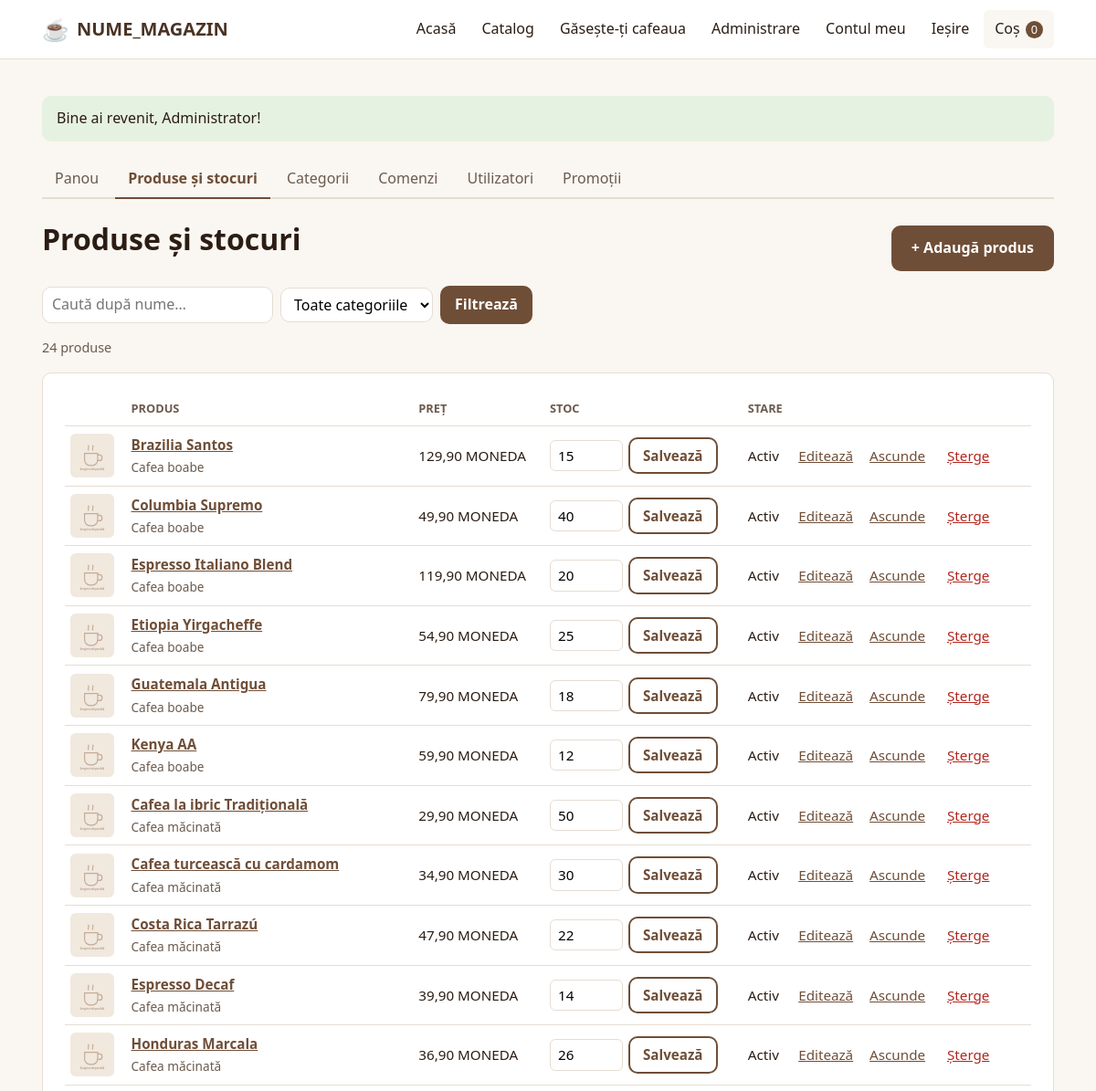
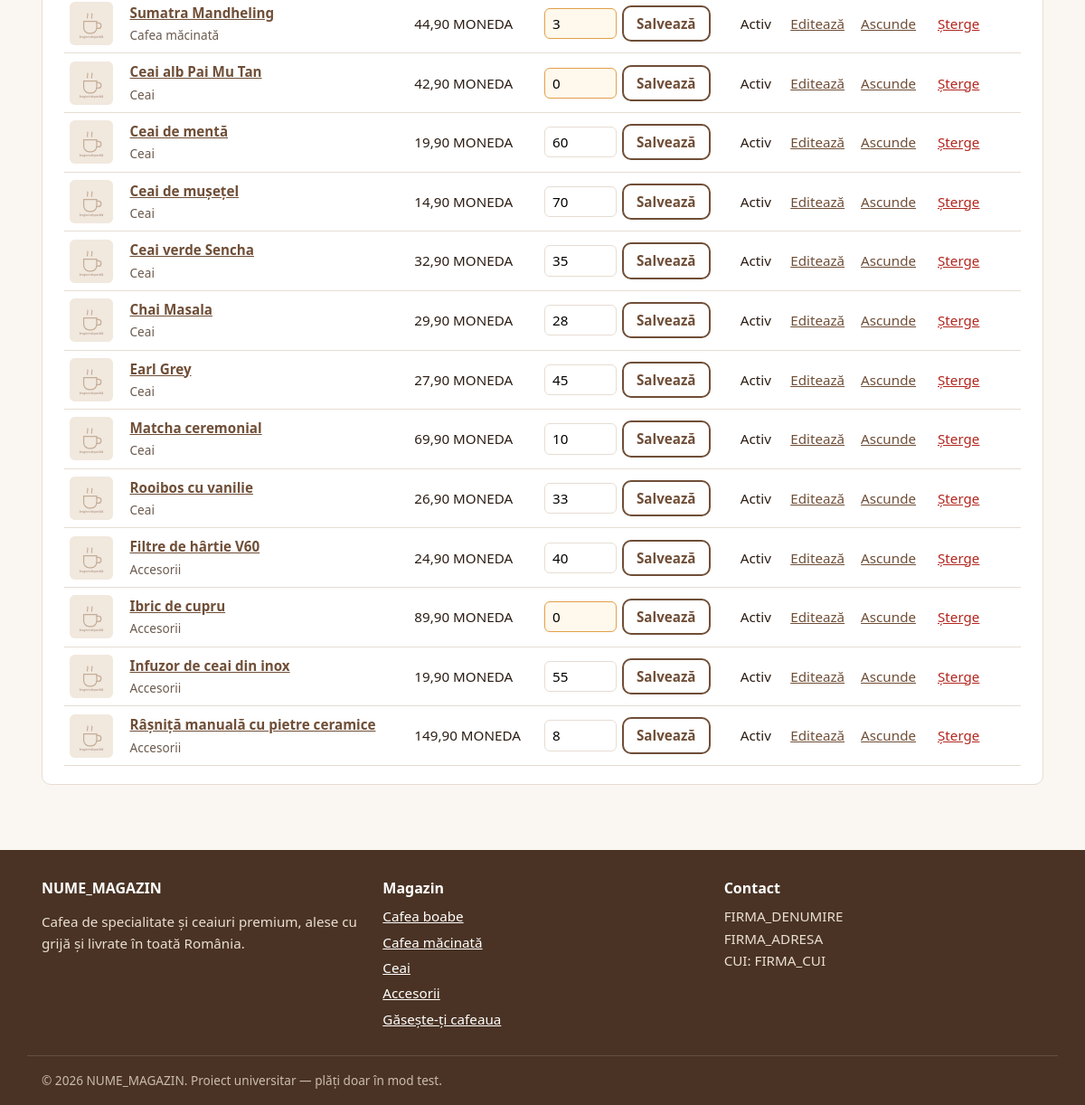
Screenshot of /admin/produse.php (signed in) with the database file from the repository (2 pictures, top to bottom).
### tables this page shows
CREATE TABLE produse (
    id           INT UNSIGNED AUTO_INCREMENT PRIMARY KEY,
    categorie_id INT UNSIGNED NOT NULL,
    nume         VARCHAR(150) NOT NULL,
    descriere    TEXT,
    pret         DECIMAL(10,2) NOT NULL,
    gramaj       VARCHAR(50),                
    imagine      VARCHAR(255),               
    stoc         INT UNSIGNED NOT NULL DEFAULT 0,
    activ        TINYINT(1) NOT NULL DEFAULT 1,
    creat_la     DATETIME NOT NULL DEFAULT CURRENT_TIMESTAMP,
    CONSTRAINT chk_produse_pret CHECK (pret > 0),
     
    CONSTRAINT fk_produse_categorie FOREIGN KEY (categorie_id)
        REFERENCES categorii(id) ON DELETE RESTRICT ON UPDATE CASCADE,
    INDEX idx_produse_activ (activ, categorie_id)
);

CREATE TABLE categorii (
    id        INT UNSIGNED AUTO_INCREMENT PRIMARY KEY,
    nume      VARCHAR(100) NOT NULL UNIQUE,
    descriere TEXT,
    cota_tva  DECIMAL(5,2) NOT NULL DEFAULT 21.00,
    CONSTRAINT chk_categorii_tva CHECK (cota_tva >= 0 AND cota_tva <= 100)
);

### includes/db.php (called while the page is built, shortened)
<?php
function db(): PDO
{
    static $pdo = null;
    if ($pdo === null) {
        $dsn = 'mysql:host=' . DB_HOST . ';dbname=' . DB_NUME . ';charset=utf8mb4';
        $optiuni = [
            PDO::ATTR_ERRMODE            => PDO::ERRMODE_EXCEPTION,
            PDO::ATTR_DEFAULT_FETCH_MODE => PDO::FETCH_ASSOC,
            PDO::ATTR_EMULATE_PREPARES   => false,
        ];
        try {
            $pdo = new PDO($dsn, DB_UTILIZATOR, DB_PAROLA, $optiuni);
        } catch (PDOException $e) {
            http_response_code(500);
            exit(MOD_DEZVOLTARE
                ? 'Eroare conexiune DB: ' . htmlspecialchars($e->getMessage())
                : 'Serviciul este temporar indisponibil. Încercați mai târziu.');
        }
    }
    return $pdo;
}

### admin/produse.php (the view, shortened to what this page needs)
<?php
$cautare     = trim((string)($_GET['q'] ?? ''));
$conditii  = [];
$parametri = [];
$where = $conditii ? 'WHERE ' . implode(' AND ', $conditii) : '';
$stmt = db()->prepare(
    "SELECT p.id, p.nume, p.pret, p.stoc, p.activ, p.imagine, c.nume AS categorie,
            (SELECT COUNT(*) FROM comenzi_produse cp WHERE cp.produs_id = p.id) AS in_comenzi
       FROM produse p
       JOIN categorii c ON c.id = p.categorie_id
       $where
      ORDER BY c.id, p.nume"
);
$stmt->execute($parametri);
$produse = $stmt->fetchAll();
require __DIR__ . '/../includes/header.php';
require __DIR__ . '/../includes/admin_meniu.php';
?>
<div class="admin-titlu">
    <h1>Produse și stocuri</h1>
    <a class="buton" href="<?= e(url('admin/produs_editare.php')) ?>">+ Adaugă produs</a>
</div>
<form class="admin-filtre" method="get" action="<?= e(url('admin/produse.php')) ?>">
    <input id="q" name="q" type="search" value="<?= e($cautare) ?>" placeholder="Caută după nume…">
    <select id="categorie" name="categorie">
        <option value="">Toate categoriile</option>
    </select>
    <button class="buton buton--mic" type="submit">Filtrează</button>
</form>
<p class="rezultate"><?= count($produse) ?> produse</p>
<div class="card">
<table class="tabel-simplu tabel-admin">
    <thead>
        <tr>
            <th scope="col"><span class="vizual-ascuns">Imagine</span></th>
            <th scope="col">Produs</th>
            <th scope="col">Preț</th>
            <th scope="col">Stoc</th>
            <th scope="col">Stare</th>
            <th scope="col"><span class="vizual-ascuns">Acțiuni</span></th>
        </tr>
    </thead>
    <tbody>
    <?php foreach ($produse as $p): ?>
        <tr class="<?= $p['activ'] ? '' : 'rand-inactiv' ?>">
            <td><img src="<?= e(imagineProdus($p['imagine'])) ?>" alt="" width="48" height="48" loading="lazy" class="miniatura"></td>
            <td>
                <a href="<?= e(url('admin/produs_editare.php?id=' . $p['id'])) ?>"><strong><?= e($p['nume']) ?></strong></a><br>
                <span class="nota"><?= e($p['categorie']) ?></span>
            </td>
            <td><?= e(formatPret((float)$p['pret'])) ?></td>
            <td>
                <form class="form-stoc" method="post" action="<?= e(url('admin/produse.php')) ?>">
                    <input id="stoc-<?= (int)$p['id'] ?>" name="stoc" type="number" min="0" max="100000" value="<?= (int)$p['stoc'] ?>"
                           class="<?= (int)$p['stoc'] < 5 ? 'stoc-mic' : '' ?>">
                    <button class="buton buton--mic buton--contur" type="submit">Salvează</button>
                </form>
            </td>
            <td><?= $p['activ'] ? 'Activ' : '<span class="nota">Ascuns</span>' ?></td>
            <td class="actiuni">
                <a href="<?= e(url('admin/produs_editare.php?id=' . $p['id'])) ?>">Editează</a>
                <form method="post" action="<?= e(url('admin/produse.php')) ?>">
                    <button class="buton-link" type="submit"><?= $p['activ'] ? 'Ascunde' : 'Activează' ?></button>
                </form>
                <?php if (!$p['in_comenzi']): ?>
                    <form method="post" action="<?= e(url('admin/produse.php')) ?>"
                          data-confirma="Ștergi definitiv produsul „<?= e($p['nume']) ?>”?">
                        <button class="buton-sterge" type="submit">Șterge</button>
                    </form>
                <?php endif; ?>
            </td>
        </tr>
    <?php endforeach; ?>
    </tbody>
</table>
</div>
<?php require __DIR__ . '/../includes/footer.php'; ?>

### includes/footer.php (shortened to what this page needs)
</main>
<footer class="subsol">
    <div class="container subsol__grila">
        <section>
            <h2 class="subsol__titlu"><?= e(NUME_MAGAZIN) ?></h2>
            <p>Cafea de specialitate și ceaiuri premium, alese cu grijă și livrate în toată România.</p>
        </section>
        <section>
            <h2 class="subsol__titlu">Magazin</h2>
            <ul class="subsol__lista">
                <?php foreach (categoriiMeniu() as $cat): ?>
                    <li><a href="<?= e(url('catalog.php?categorie=' . $cat['id'])) ?>"><?= e($cat['nume']) ?></a></li>
                <?php endforeach; ?>
                <li><a href="<?= e(url('quiz.php')) ?>">Găsește-ți cafeaua</a></li>
            </ul>
        </section>
        <section>
            <h2 class="subsol__titlu">Contact</h2>
            <address>
                <?= e(FIRMA_DENUMIRE) ?><br>
                <?= e(FIRMA_ADRESA) ?><br>
                CUI: <?= e(FIRMA_CUI) ?>
            </address>
        </section>
    </div>
    <p class="container subsol__copyright">
        &copy; <?= date('Y') ?> <?= e(NUME_MAGAZIN) ?>. Proiect universitar — plăți doar în mod test.
    </p>
</footer>
</body>
</html>

### assets/css/style.css (style rules this page uses)
:root { --culoare-fundal: #faf6f1; --culoare-suprafata: #ffffff; --culoare-text: #2b1d14; --culoare-text-slab: #6b5a4e; --culoare-primara: #6f4e37; --culoare-primara-inchisa: #4a3324; --culoare-accent: #5a7d4d; --culoare-bordura: #e6ddd3; --culoare-reducere: #b3261e; --culoare-succes-fundal: #e6f2e1; --culoare-eroare-fundal: #fbe7e5; --font: system-ui, -apple-system, "Segoe UI", Roboto, Ubuntu, sans-serif; --raza: 10px; --umbra: 0 2px 8px rgba(43, 29, 20, .08); --latime-max: 1140px; }
*, *::before, *::after { box-sizing: border-box; }
body { margin: 0; font-family: var(--font); font-size: 1rem; line-height: 1.6; color: var(--culoare-text); background: var(--culoare-fundal); display: flex; flex-direction: column; min-height: 100vh; }
img { max-width: 100%; height: auto; display: block; }
a { color: var(--culoare-primara); }
h1, h2, h3 { line-height: 1.25; margin: 0 0 .6em; }
.container { width: 100%; max-width: var(--latime-max); margin: 0 auto; padding: 0 16px; }
.buton { display: inline-block; padding: 10px 20px; border: 2px solid var(--culoare-primara); border-radius: var(--raza); background: var(--culoare-primara); color: #fff; font: inherit; font-weight: 600; text-decoration: none; cursor: pointer; transition: background .15s, border-color .15s; }
.buton--contur { background: transparent; color: var(--culoare-primara); }
.subsol { background: var(--culoare-primara-inchisa); color: #eadfd4; padding-top: 32px; font-size: .95rem; }
.subsol a { color: #fff; }
.subsol__grila { display: grid; gap: 24px; grid-template-columns: repeat(auto-fit, minmax(200px, 1fr)); }
.subsol__titlu { font-size: 1rem; color: #fff; }
.subsol__lista { list-style: none; margin: 0; padding: 0; }
.subsol__lista li { margin-bottom: 4px; }
.subsol address { font-style: normal; }
.subsol__copyright { border-top: 1px solid rgba(255,255,255,.15); margin-top: 24px; padding-top: 16px; padding-bottom: 16px; font-size: .85rem; color: #cbbcae; }
.buton--mic { padding: 6px 14px; }
.rezultate { color: var(--culoare-text-slab); font-size: .9rem; margin-bottom: 16px; }
.nota { font-size: .85rem; color: var(--culoare-text-slab); margin-top: 0; }
.card { background: var(--culoare-suprafata); border: 1px solid var(--culoare-bordura); border-radius: var(--raza); padding: 20px 24px; margin-bottom: 24px; }
.buton-sterge { background: none; border: 0; padding: 6px; font: inherit; cursor: pointer; color: var(--culoare-reducere); text-decoration: underline; }
.tabel-simplu, .tabel-tva { width: 100%; border-collapse: collapse; font-size: .95rem; }
.tabel-simplu th, .tabel-simplu td, .tabel-tva th, .tabel-tva td { padding: 8px 6px; text-align: left; border-bottom: 1px solid var(--culoare-bordura); }
.tabel-simplu thead th, .tabel-tva thead th { font-size: .8rem; text-transform: uppercase; color: var(--culoare-text-slab); }
.tabel-simplu td:not(:first-child), .tabel-tva td { white-space: nowrap; }
.card { overflow-x: auto; }
.admin-titlu { display: flex; flex-wrap: wrap; justify-content: space-between; align-items: center; gap: 12px; }
.admin-filtre { display: flex; flex-wrap: wrap; gap: 8px; align-items: center; margin: 12px 0; }
.admin-filtre input, .admin-filtre select { padding: 6px 10px; font: inherit; border: 1px solid var(--culoare-bordura); border-radius: var(--raza); background: #fff; }
.tabel-admin td { vertical-align: middle; }
.miniatura { width: 48px; height: 48px; object-fit: cover; border-radius: 6px; background: var(--culoare-fundal); }
.form-stoc { display: flex; gap: 6px; align-items: center; }
.form-stoc input { width: 80px; padding: 4px 8px; font: inherit; border: 1px solid var(--culoare-bordura); border-radius: 6px; }
.form-stoc input.stoc-mic { border-color: #e2a04a; background: #fff8ec; }
td.actiuni { white-space: nowrap; }
td.actiuni > a, td.actiuni > form { display: inline-block; vertical-align: middle; margin: 0 8px 0 0; }
.buton-link { background: none; border: 0; padding: 6px; font: inherit; color: var(--culoare-primara); text-decoration: underline; cursor: pointer; }

### rows the page displays
produse: nume "Brazilia Santos", categorie.nume "Cafea boabe", pret "129,90 MONEDA", stoc "15", activ "Activ"
produse: nume "Columbia Supremo", categorie.nume "Cafea boabe", pret "49,90 MONEDA", stoc "40", activ "Activ"
produse: nume "Espresso Italiano Blend", categorie.nume "Cafea boabe", pret "119,90 MONEDA", stoc "20", activ "Activ"
produse: nume "Etiopia Yirgacheffe", categorie.nume "Cafea boabe", pret "54,90 MONEDA", stoc "25", activ "Activ"
produse: nume "Guatemala Antigua", categorie.nume "Cafea boabe", pret "79,90 MONEDA", stoc "18", activ "Activ"
produse: nume "Kenya AA", categorie.nume "Cafea boabe", pret "59,90 MONEDA", stoc "12", activ "Activ"
produse: nume "Cafea la ibric Tradițională", categorie.nume "Cafea măcinată", pret "29,90 MONEDA", stoc "50", activ "Activ"
produse: nume "Cafea turcească cu cardamom", categorie.nume "Cafea măcinată", pret "34,90 MONEDA", stoc "30", activ "Activ"
produse: nume "Costa Rica Tarrazú", categorie.nume "Cafea măcinată", pret "47,90 MONEDA", stoc "22", activ "Activ"
produse: nume "Espresso Decaf", categorie.nume "Cafea măcinată", pret "39,90 MONEDA", stoc "14", activ "Activ"
produse: nume "Honduras Marcala", categorie.nume "Cafea măcinată", pret "36,90 MONEDA", stoc "26", activ "Activ"
produse: nume "Sumatra Mandheling", categorie.nume "Cafea măcinată", pret "44,90 MONEDA", stoc "3", activ "Activ"
produse: nume "Ceai alb Pai Mu Tan", categorie.nume "Ceai", pret "42,90 MONEDA", stoc "0", activ "Activ"
produse: nume "Ceai de mentă", categorie.nume "Ceai", pret "19,90 MONEDA", stoc "60", activ "Activ"
produse: nume "Ceai de mușețel", categorie.nume "Ceai", pret "14,90 MONEDA", stoc "70", activ "Activ"
produse: nume "Ceai verde Sencha", categorie.nume "Ceai", pret "32,90 MONEDA", stoc "35", activ "Activ"
produse: nume "Chai Masala", categorie.nume "Ceai", pret "29,90 MONEDA", stoc "28", activ "Activ"
produse: nume "Earl Grey", categorie.nume "Ceai", pret "27,90 MONEDA", stoc "45", activ "Activ"
produse: nume "Matcha ceremonial", categorie.nume "Ceai", pret "69,90 MONEDA", stoc "10", activ "Activ"
produse: nume "Rooibos cu vanilie", categorie.nume "Ceai", pret "26,90 MONEDA", stoc "33", activ "Activ"
produse: nume "Filtre de hârtie V60", categorie.nume "Accesorii", pret "24,90 MONEDA", stoc "40", activ "Activ"
produse: nume "Ibric de cupru", categorie.nume "Accesorii", pret "89,90 MONEDA", stoc "0", activ "Activ"
produse: nume "Infuzor de ceai din inox", categorie.nume "Accesorii", pret "19,90 MONEDA", stoc "55", activ "Activ"
produse: nume "Râșniță manuală cu pietre ceramice", categorie.nume "Accesorii", pret "149,90 MONEDA", stoc "8", activ "Activ"
categorii: nume "Cafea boabe"
categorii: nume "Cafea măcinată"
categorii: nume "Ceai"
categorii: nume "Accesorii"

### other values shown
NUME_MAGAZIN "NUME_MAGAZIN"
$nrCos "0"
$mesaj['text'] "Bine ai revenit, Administrator!"
$eticheta "Panou"
$eticheta "Produse și stocuri"
$eticheta "Categorii"
$eticheta "Comenzi"
$eticheta "Utilizatori"
$eticheta "Promoții"
count($produse) "24"
FIRMA_DENUMIRE "FIRMA_DENUMIRE"
FIRMA_ADRESA "FIRMA_ADRESA"
FIRMA_CUI "FIRMA_CUI"
